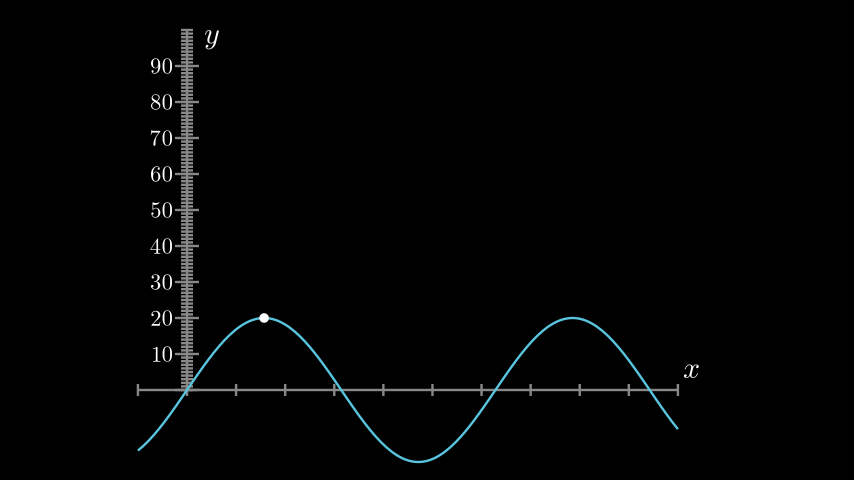

This chart was generated by the following Python code:
from manim import *


class Plot2yLabel(GraphScene):
    CONFIG = {
        "y_min": 0,
        "y_max": 100,
        "y_tick_frequency": 10,
        "y_labeled_nums": np.arange(0, 100, 10)
    }

    def construct(self):
        self.setup_axes(animate=True)
        dot = Dot()
        dot.move_to(self.coords_to_point(PI / 2, 20))
        my_func = lambda x: 20 * np.sin(x)
        func_graph = self.get_graph(my_func)
        self.add(func_graph)
        self.add(dot)


from pathlib import Path

if __name__ == "__main__":
    script = f"{Path(__file__).resolve()}"
    os.system(f"manim  -l --custom_folders -s -p -c 'BLACK' --config_file 'my_config.cfg' " + script)
